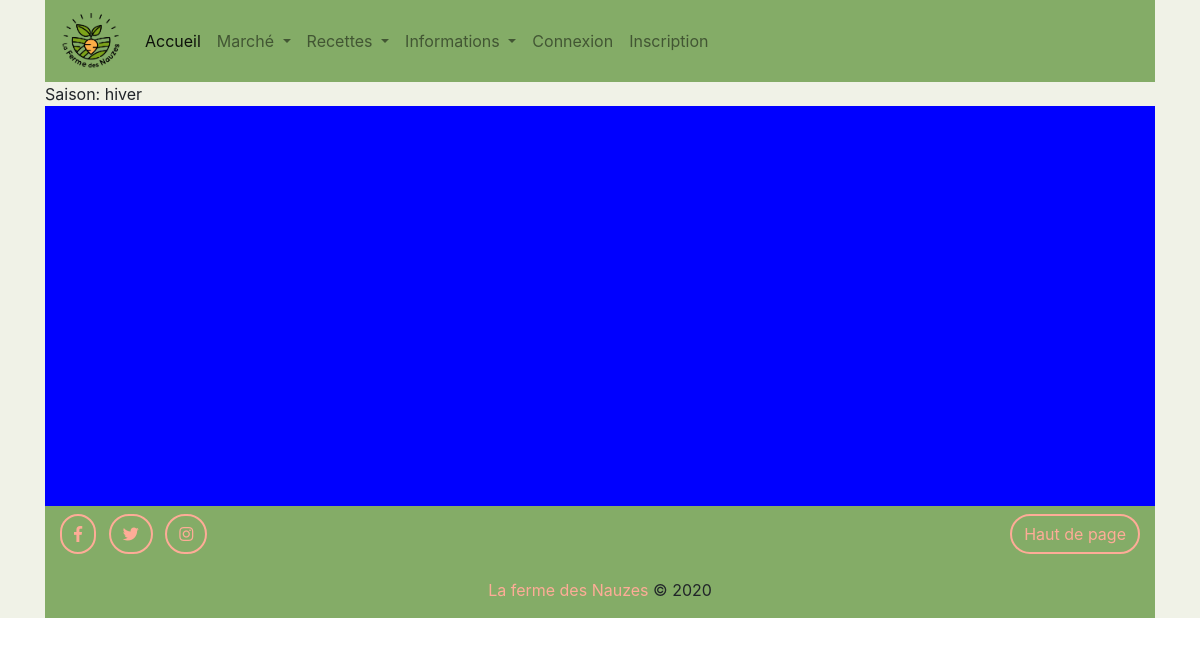
/recette/hiver, run on an earlier commit of the app's database.
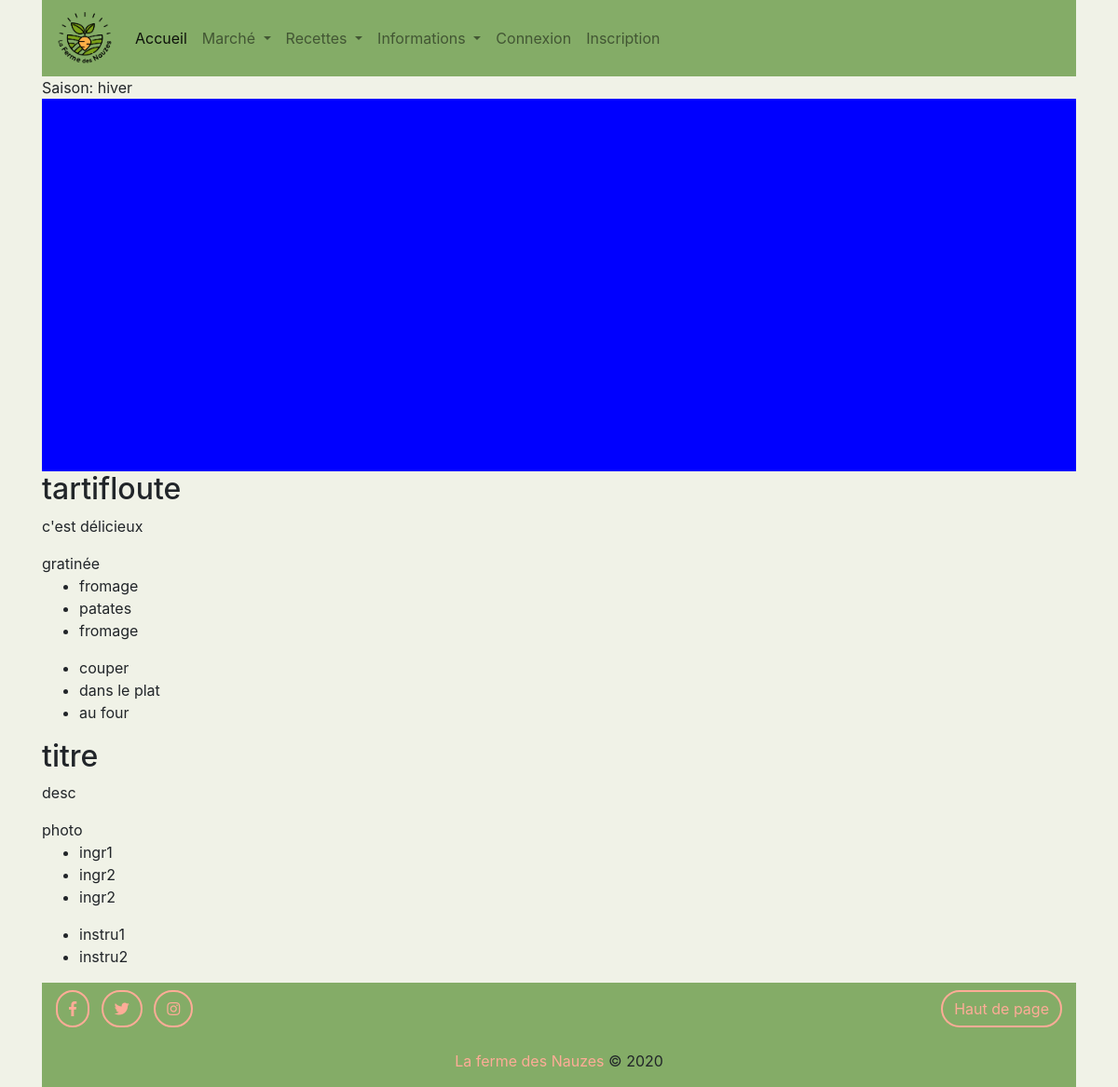
And on a later commit of the database.
### tables this page shows
CREATE TABLE IF NOT EXISTS `recettes` (
  `ID` int(11) NOT NULL AUTO_INCREMENT,
  `titre` varchar(50) NOT NULL,
  `description` text NOT NULL,
  `photo` varchar(255) NOT NULL,
  `saison` int(255) NOT NULL,
  `ingredient` text NOT NULL,
  `instruction` text NOT NULL,
  PRIMARY KEY (`ID`)
);

### index.php (called while the page is built, shortened)
<?php
$routeur = new Routeur();
$routeur->routerRequete();

### Modele/Recette.php (called while the page is built, shortened)
<?php
class Recette extends Modele
{
    public function getSeasonRecettes($saison)
    {
        $sql = 'SELECT ID as id, titre as titre, description as description, photo as photo, ingredient as ingredient, instruction as instruction from recettes where saison=? order by ID desc';
        $recettes = $this->executerRequete($sql, array($saison));
        return $recettes->fetchAll();
    }
}

### Modele/Modele.php (called while the page is built, shortened)
<?php
abstract class Modele
{
    private $bdd;
    protected function executerRequete ($sql,$parametres = null)
    {
        if ($parametres == null)
        {
            $resultat = $this->getBdd()->query($sql);
        }
        else
        {
            $resultat = $this->getBdd()->prepare($sql);
            $resultat->execute($parametres);
        }
        return $resultat;
    }
    private function getBdd()
    {
        if ($this->bdd == null)
        {
            $this->bdd = new PDO('mysql:host=localhost;dbname=bdd_lfdn;charset=utf8','root','',array(PDO::ATTR_ERRMODE => PDO::ERRMODE_EXCEPTION, PDO::ATTR_DEFAULT_FETCH_MODE => PDO::FETCH_ASSOC));
        }
        return $this->bdd;
    }
}

### Vue/vueRecette.php (the view)
Saison: <?= $saison ?>
<?php
    if ($saison === 'hiver')
    {
        $color = 'blue';
    }
    elseif ($saison === 'ete')
    {
        $color = 'yellow';
    }
    elseif ($saison === 'automne')
    {
        $color = 'orange';
    }
    elseif ($saison === 'printemps')
    {
        $color = 'green';
    }
?>
<div  style="background-color: <?= $color ?>;height: 400px">
</div>
<section>
    <?php foreach ($recettes as $recette):?>
        <div>
            <h2> <?= $recette['titre'] ?> </h2>
            <p> <?= $recette['description'] ?></p>
            <img><?= $recette['photo'] ?></img>
            <?php
                $ingredients = explode('§', $recette['ingredient']);
                $instructions = explode('§', $recette['instruction']);
            ?>
            <ul>
                <?php foreach ($ingredients as $ingredient):?>
                <li><?= $ingredient ?></li>
                <?php endforeach;?>
            </ul>
            <ul>
                <?php foreach ($instructions as $instruction):?>
                <li><?= $instruction ?></li>
                <?php endforeach;?>
            </ul>
        </div>
    <?php endforeach; ?>
</section>

What changed in the data, as far as the page shows it:
added recettes: titre "tartifloute", description "c'est délicieux", photo "gratinée", ingredient "fromage", ingredient "patates", instruction "couper", instruction "dans le plat", instruction "au four"
added recettes: titre "titre", description "desc", photo "photo", ingredient "ingr1", ingredient "ingr2", instruction "instru1", instruction "instru2"
